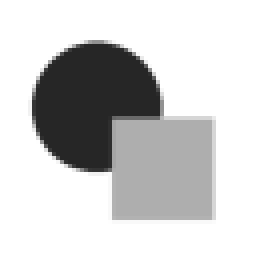
%> input picture metnum/Alumnos/src/test.pgm, 64 x 64 px (shown 4 times larger)
$ octave test.m   (GNU Octave 9; MATLAB toolbox functions it lacks are replaced by stand-ins)
%> lines starting %> are read from the running program, lines starting %| are printed output that depends on the picture
### metnum/Alumnos/src/varfilt.m
function img_out = varfilt(img_in,Lambda)
% Variational filter for image img_in
% Lambda: weighing factor

% Armado de todo el sistema de ecuaciones para el filtrado
Dim = size(img_in);
NInc = prod(Dim);

Utilde = Lambda*double(img_in(:));

B = [[-1*ones(NInc-Dim(1),1);zeros(Dim(1),1)] [-1*ones(NInc-1,1);0] ...
    (Lambda + 4)*ones(NInc,1) [0;-1*ones(NInc-1,1)] [zeros(Dim(1),1);-1*ones(NInc-Dim(1),1)]];
d = [-Dim(1) -1 0 1 Dim(1)];
K2 = spdiags(B,d,NInc,NInc);

iBound = [[ones(1,Dim(2));1:Dim(2)] [Dim(1)*ones(1,Dim(2));1:Dim(2)] ...
    [2:Dim(1)-1;ones(1,Dim(1)-2)] [2:Dim(1)-1;Dim(2)*ones(1,Dim(1)-2)]];

icount = iBound(1,:) + Dim(1)*(iBound(2,:)-1);

K2(icount,:) = 0;
K2(icount,icount) = diag(ones(length(icount),1));

% A partir de aca el sistema esta armado en la variable K2 y la imagen
% ruidosa esta en Utilde


% Aca se debe resolver el sistema para obtener la aproximacion de la imagen
% original


% Resolucion por \
Usol = K2\Utilde;
x0 = rand(size(K2),1);
% Resolucion por QR
UQR = householder(K2,Utilde);

% [15 lines of commented-out code are left out]

UQR = UQR - min(UQR);
UQR = UQR / max(UQR);
UQR = uint8(UQR*255);
img_out = reshape(UQR,Dim);

% [4 lines of commented-out code are left out]
end

### metnum/Alumnos/src/householder.m
function [X] = householder(A,b)
%HOUSEHOLDER Summary of this function goes here
%   Detailed explanation goes here
R = A;
Q = eye(size(A));
for k=1:size(A)-1;

    x = b;
    for i=1:size(b);
        if (i>=k)
            x(i) = R(i,k);
        else x(i) = 0;
        end
    end

    y = b;
    y(k) = norm(x);
    for i=1:size(b);
        if(i~=k)
            y(i) = 0;
        end
    end
    a = x-y;
    u = (x - y);

    H = eye(size(A)) - (2/norm(a)^2)*((u)*(u'));

    Q = H*Q;
    R = H*R;


end
b1 = Q*b;
X = R\b1;

end

### metnum/Alumnos/src/test.m
%% leo imagen de entrada
close all, clear all;
%I = imread('test.pgm');
%I = imread('camera.pgm');
I = imread('test.pgm');
%> I is the input picture: size 64x64 uint8; min 38, max 255, mean 204.1
figure,imshow(I),title('Imagen original');
%% agrego ruido uniforme
sr = 100; % a partir de 64 (aprox) el filtrado vale la pena
IR = double(I) + randi([-sr,sr], size(I));
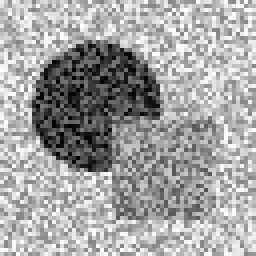
%> IR: size 64x64 double (shown 4 times larger); min -62, max 355, mean 205.3; drawn with min black and max white
IR = uint8(IR);
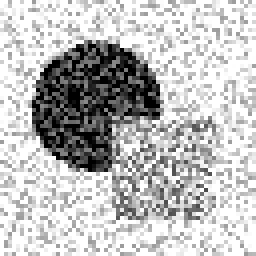
%> IR: size 64x64 uint8 (shown 4 times larger); min 0, max 255, mean 190.3
figure,imshow(IR),title(['Imagen ruidosa. Interv=+-' num2str(sr)]);
%% filtro

%usamos lambda fijo = 1
lambda = 1; % mejor lambda=1
iters = 1;
IFS = IR;
%Esta parte hace el filtrado todas las veces sucesivas que se quiera
for i=1:iters
    %En la siguiente en particular se llama a la rutina que filtra
%> (the run ends here)
